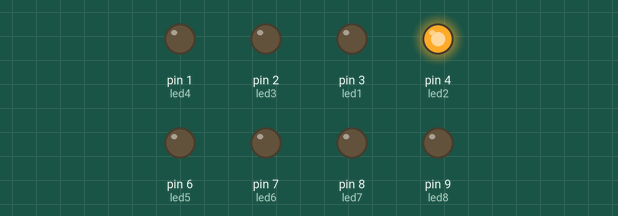
This sketch was run on a simulated Arduino Uno, built with avr-gcc and run on an emulated ATmega328P. Parts: output pins drawn as LEDs (lit = HIGH).

Above: at 0.06 s.
At 0.16 s:
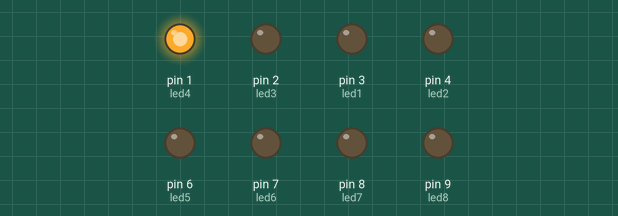
At 0.46 s:
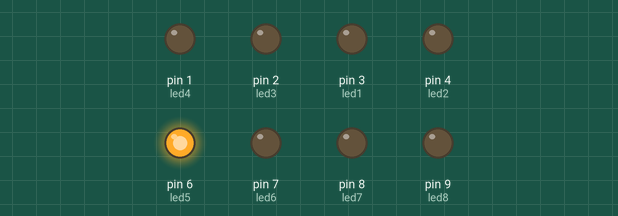
At 1.14 s:
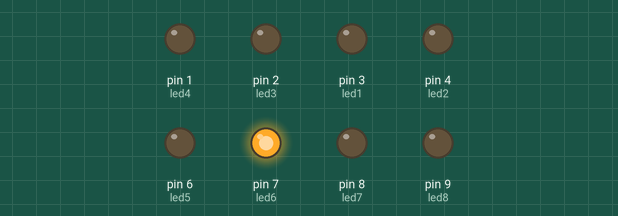
At 1.7 s:
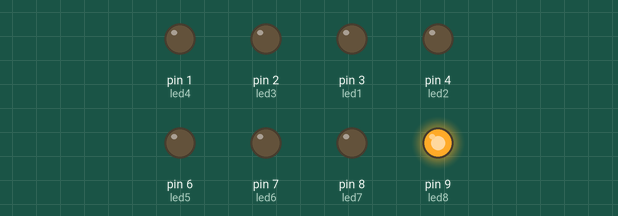
At 2.44 s:
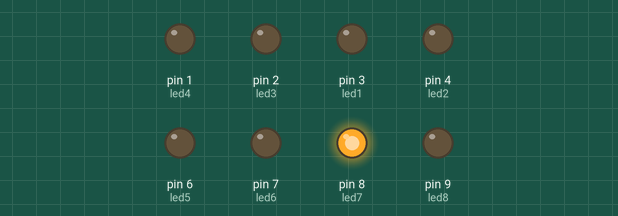
Timing chart, 0 to 3.0 s (numbered marks = the images above):
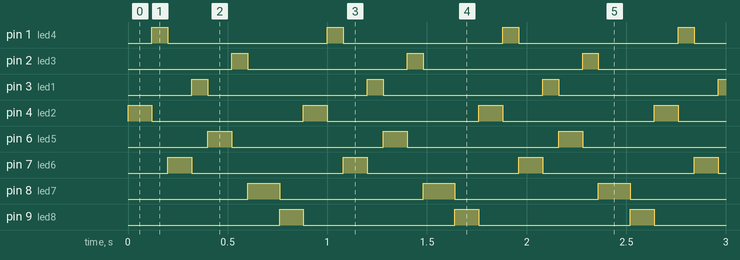

Measured:
- by itself, pin 1 (led4), pin 2 (led3), pin 3 (led1): alternates HIGH for 0.08 s and LOW for 0.80 s
- by itself, pin 4 (led2), pin 6 (led5), pin 7 (led6), pin 9 (led8): alternates HIGH for 0.12 s and LOW for 0.76 s
- by itself, pin 8 (led7): alternates HIGH for 0.16 s and LOW for 0.72 s

The sketch:

RGB_LED.ino
```cpp
// 8 Flashing LED's

int led1 = 3;
int led2 = 4;
int led3 = 2;
int led4 = 1;
int led5 = 6;
int led6 = 7;
int led7 = 8;
int led8 = 9;


void setup() {
  pinMode(led1,OUTPUT);
  pinMode(led2,OUTPUT);
  pinMode(led3,OUTPUT);
  pinMode(led4,OUTPUT);
  pinMode(led5,OUTPUT);
  pinMode(led6,OUTPUT);
  pinMode(led7,OUTPUT);
  pinMode(led8,OUTPUT);


}

void loop() {
  digitalWrite (led2, HIGH);
  delay(120);
  digitalWrite (led2, LOW);
  digitalWrite (led4, HIGH);
  delay(80);
  digitalWrite (led4, LOW);
  digitalWrite (led6, HIGH);
  delay(120);
  digitalWrite (led6, LOW);
  digitalWrite (led1, HIGH);
  delay(80);
  digitalWrite (led1, LOW);
  digitalWrite (led5, HIGH);
  delay(120);
  digitalWrite (led5, LOW);
  digitalWrite (led3, HIGH);
  delay(80);
  digitalWrite (led3, LOW);
  digitalWrite (led7, HIGH);
  delay(160);
  digitalWrite (led7, LOW);
  digitalWrite (led8, HIGH);
  delay(120);
  digitalWrite (led8, LOW);


}
```
